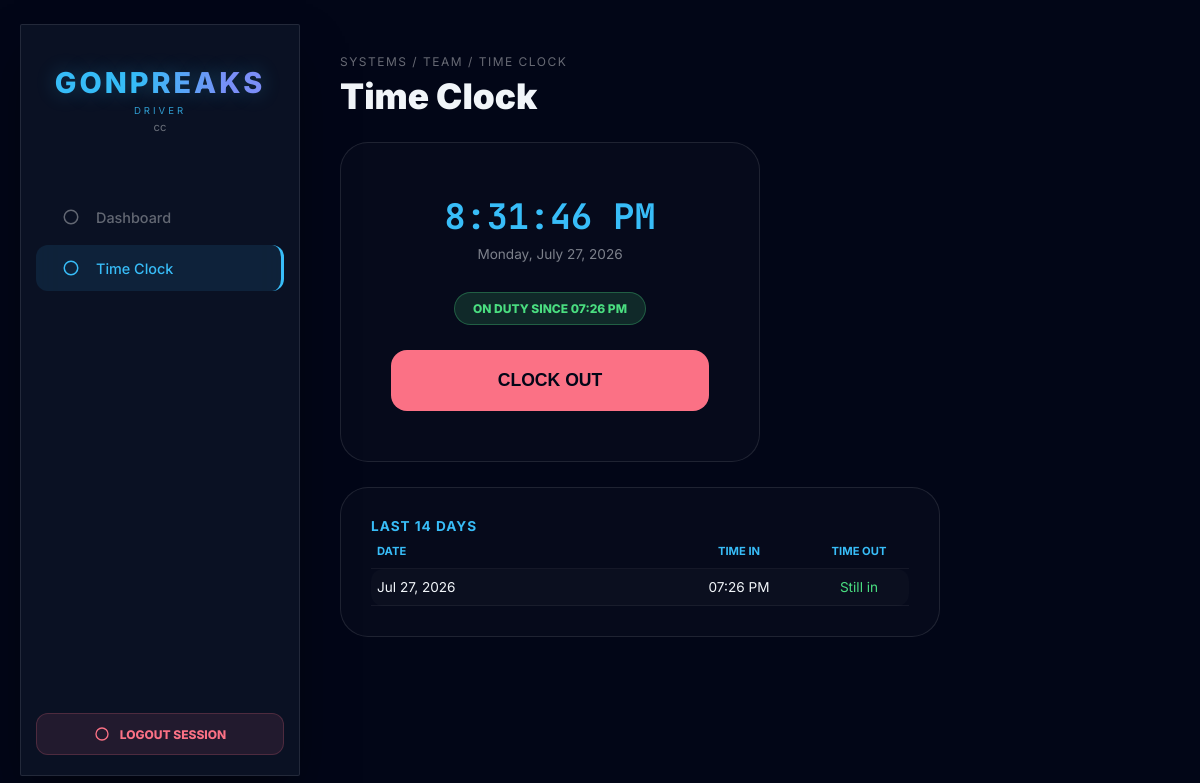
Screenshot of /autosupply/time_clock.php (signed in) with the database file from the repository.
### tables this page shows
CREATE TABLE `attendance_logs` (
  `attendance_id` int(11) NOT NULL,
  `user_id` int(11) NOT NULL,
  `time_in` timestamp NULL DEFAULT NULL,
  `time_out` timestamp NULL DEFAULT NULL,
  `log_date` date NOT NULL
);

### autosupply/time_clock.php (the view, shortened to what this page needs)
<?php
include 'db_connect.php';
$user_id = $_SESSION['user_id'];
$today = date('Y-m-d');
$stmt = $conn->prepare("SELECT * FROM attendance_logs WHERE user_id=? AND log_date=? ORDER BY attendance_id DESC LIMIT 1");
$stmt->bind_param("is", $user_id, $today);
$stmt->execute();
$today_log = $stmt->get_result()->fetch_assoc();
$is_clocked_in = $today_log && !$today_log['time_out'];
$stmt = $conn->prepare("SELECT * FROM attendance_logs WHERE user_id=? ORDER BY log_date DESC LIMIT 14");
$stmt->bind_param("i", $user_id);
$stmt->execute();
$history = $stmt->get_result()->fetch_all(MYSQLI_ASSOC);
?>
<!DOCTYPE html>
<html lang="en">
<head>
    <link rel="stylesheet" href="https://cdnjs.cloudflare.com/ajax/libs/font-awesome/6.0.0/all.min.css">
    <link rel="stylesheet" href="css/style.css">
</head>
<body>
    <?php include 'sidebar.php'; ?>
    <div class="main-content">
        <span class="breadcrumb">SYSTEMS / TEAM / TIME CLOCK</span>
        <h1 class="page-title">Time Clock</h1>
        <div class="clock-panel">
            <div id="clock-time"></div>
            <div id="clock-date"></div>
            <div>
                <span class="status-pill <?php echo $is_clocked_in ? 'status-in' : 'status-out'; ?>" id="statusPill">
                    <?php echo $is_clocked_in ? 'On Duty since ' . date('h:i A', strtotime($today_log['time_in'])) : 'Not Clocked In'; ?>
                </span>
            </div>
            <button class="btn-clock <?php echo $is_clocked_in ? 'btn-out' : 'btn-in'; ?>" id="clockBtn"
                    onclick="doClock('<?php echo $is_clocked_in ? 'clock_out' : 'clock_in'; ?>')">
                <?php echo $is_clocked_in ? 'Clock Out' : 'Clock In'; ?>
            </button>
        </div>
        <div class="history-panel">
            <h3 style="color:#38bdf8; font-size:0.85rem; text-transform:uppercase; letter-spacing:1px; margin-top:0;">Last 14 Days</h3>
            <table>
                <thead><tr><th>Date</th><th>Time In</th><th>Time Out</th></tr></thead>
                <tbody>
                <?php if (empty($history)): ?>
                    <tr><td colspan="3" style="opacity:0.4;">No attendance records yet.</td></tr>
                <?php else: foreach ($history as $h): ?>
                    <tr>
                        <td><?php echo date('M d, Y', strtotime($h['log_date'])); ?></td>
                        <td><?php echo $h['time_in'] ? date('h:i A', strtotime($h['time_in'])) : '-'; ?></td>
                        <td><?php echo $h['time_out'] ? date('h:i A', strtotime($h['time_out'])) : '<span style="color:#4ade80;">Still in</span>'; ?></td>
                    </tr>
                <?php endforeach; endif; ?>
                </tbody>
            </table>
        </div>
    </div>
</body>
</html>

### autosupply/css/style.css (style rules this page uses)
:root { --primary-dark: #0f172a; --secondary-dark: #020617; --accent-blue: #38bdf8; --accent-green: #22c55e; --accent-red: #fb7185; --text-color: #f1f5f9; --glass-bg: rgba(255, 255, 255, 0.03); --glass-border: rgba(255, 255, 255, 0.1); --sidebar-bg: rgba(15, 23, 42, 0.7); --shadow: 0 25px 50px -12px rgba(0, 0, 0, 0.5); }
* { box-sizing: border-box; margin: 0; padding: 0; }
body { background: radial-gradient(circle at top left, var(--primary-dark), var(--secondary-dark)); color: var(--text-color); font-family: 'Inter', sans-serif; height: 100vh; display: flex; overflow: hidden; }
.main-content { flex-grow: 1; height: 100vh; overflow-y: auto; padding: 50px 40px; scroll-behavior: smooth; }
table { width: 100%; border-collapse: separate; border-spacing: 0 8px; }
th:nth-last-child(2), td:nth-last-child(2) { width: 140px; text-align: center; }
th:last-child, td:last-child { width: 100px; text-align: center; }
td { padding: 15px 20px; background: rgba(255, 255, 255, 0.02); vertical-align: middle; white-space: nowrap; }
td:first-child { border-radius: 12px 0 0 12px; }
td:last-child { border-radius: 0 12px 12px 0; }

### autosupply/time_clock.php (style rules this page uses)
body { margin:0; background:#020617; color:#f1f5f9; font-family:'Inter',sans-serif; display:flex; }
.main-content { flex-grow:1; padding:50px 40px; height:100vh; overflow-y:auto; box-sizing:border-box; }
.breadcrumb { font-size:0.75rem; color:rgba(255,255,255,0.4); text-transform:uppercase; letter-spacing:1.5px; }
.page-title { font-size:2.2rem; font-weight:900; margin:5px 0 25px; }
.clock-panel { background:rgba(255,255,255,0.02); border:1px solid rgba(255,255,255,0.1); border-radius:28px; padding:50px; text-align:center; max-width:420px; }
#clock-time { font-family:'JetBrains Mono', monospace; font-size:2.2rem; font-weight:700; color:#38bdf8; margin-bottom:6px; }
#clock-date { opacity:0.5; font-size:0.85rem; margin-bottom:30px; }
.status-pill { display:inline-block; padding:8px 18px; border-radius:50px; font-size:0.75rem; font-weight:800; text-transform:uppercase; margin-bottom:25px; }
.status-in { background:rgba(74,222,128,0.15); color:#4ade80; border:1px solid rgba(74,222,128,0.3); }
.btn-clock { width:100%; padding:20px; border:none; border-radius:16px; font-weight:900; font-size:1.1rem; text-transform:uppercase; cursor:pointer; }
.btn-out { background:#fb7185; color:#020617; }
.history-panel { background:rgba(255,255,255,0.02); border:1px solid rgba(255,255,255,0.1); border-radius:28px; padding:30px; margin-top:25px; max-width:600px; }
table { width:100%; border-collapse:collapse; font-size:0.85rem; }
td, th { padding:10px 6px; text-align:left; border-bottom:1px solid rgba(255,255,255,0.06); }
th { color:#38bdf8; font-size:0.7rem; text-transform:uppercase; }

### rows the page displays
attendance_logs: time_in "07:26 PM", log_date "Jul 27, 2026", shows "Still in"

### other values shown
$_SESSION['role'] "DRIVER"
$_SESSION['name'] "cc"
